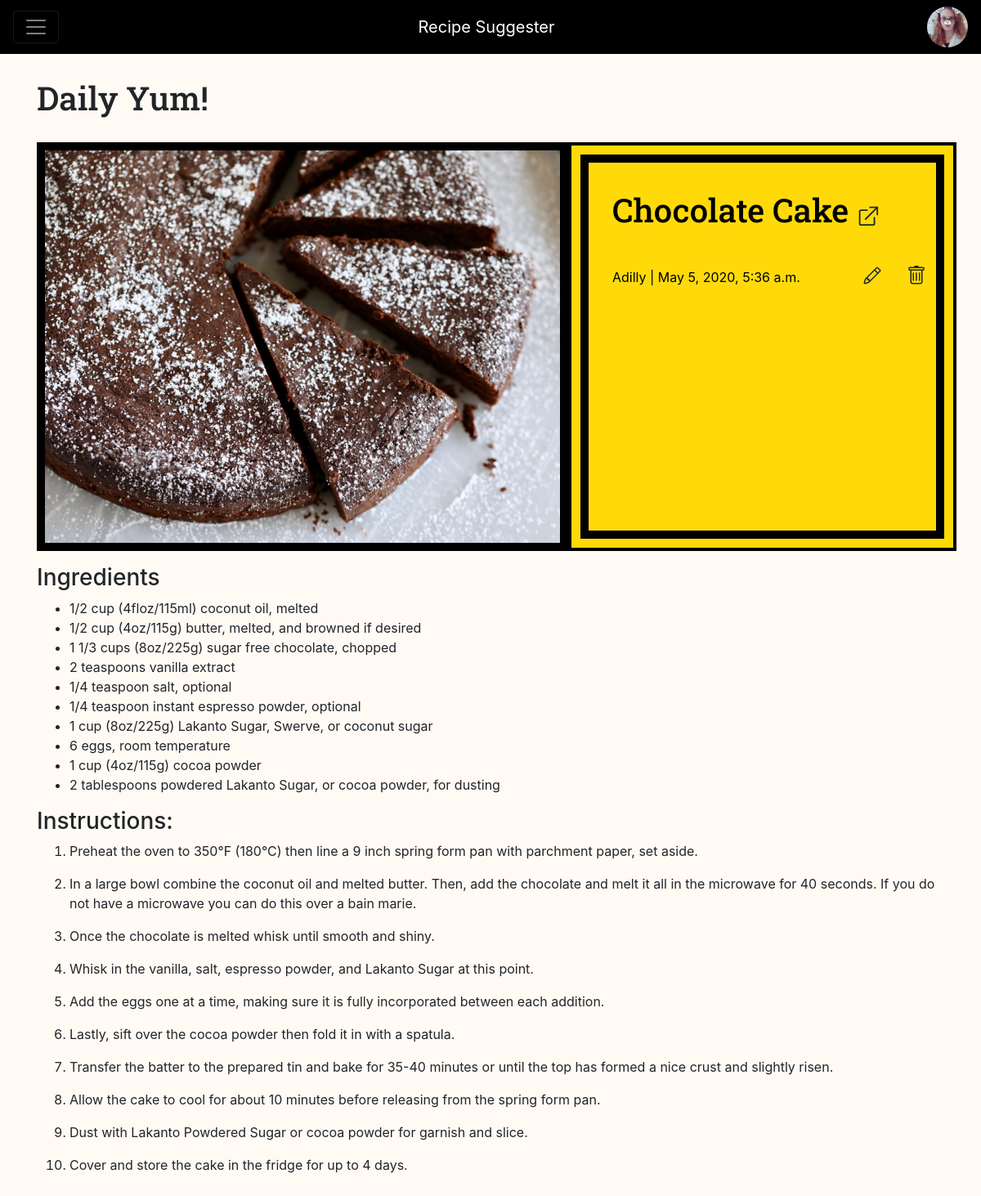
The app's page /recipe/36 (signed in) with its own data.
### recipe_app/models.py (models this page shows, shortened)
class UserProfileInfo(models.Model):
    user = models.OneToOneField(User, on_delete=models.CASCADE)
    profile_pic = models.ImageField(upload_to='images', blank=True)

class RecipePost(models.Model):
    author = models.ForeignKey('auth.User', on_delete=models.CASCADE)
    title = models.CharField(max_length=200)
    url = models.URLField(max_length=200, blank=True)
    image = models.ImageField(upload_to='recipe_images', blank=True)
    description = models.TextField(blank=True)
    ingredients = RichTextField(blank=True, null=True)
    create_date = models.DateTimeField(default=timezone.now())
    published_date = models.DateTimeField(blank=True, null=True)

### recipe_app/views.py (the view)
# urls.py: re_path(r'^recipe/(?P<pk>\d+)$', views.RecipePostDetailView.as_view(), name='recipepost_detail'),
class RecipePostDetailView(DetailView):
    model = RecipePost

### recipe_app/templates/recipe_app/recipepost_detail.html (shortened to what this page needs)
{% extends 'recipe_app/base.html' %}
{% block body_block %}
{% load static %}
<div class="container">
    {% if user.is_authenticated %}
        <div class="row">
            <div class="col-md-12">
                <h1 class="list-page-header">Daily Yum!</h1>
            </div>
        </div>
        <div class="row">
            <div class="col-lg-7 detail-image-div">
                {% if recipepost.image %}
                    <img class="recipe-detail-image" src="{{ recipepost.image.url }}">
                {% endif %}
            </div>
            <div class="col-lg-5 recipe-detail-text">
                <h1 class="list-page-header">{{ recipepost.title }} <a href="{{ recipepost.url }}" target="_blank" class="recipe-detail-url">
                </a></h1>
                <div class="row">
                    <div class="col-12 col-lg-8">
                        <p class="post-details">{{ recipepost.author }} | {{recipepost.create_date}}</p>
                    </div>
                    <div class="col-12 col-lg-4 text-center">
                        <a class="modify-button" href="{% url 'recipe_app:recipe_update' pk=recipepost.pk %}">
                        </a>
                        <a class="modify-button" href="{% url 'recipe_app:recipe_delete' pk=recipepost.pk %}">
                        </a>
                    </div>
                </div>
            </div>
        </div>
        <div class="row">
            <div class="col-lg-12">
                <p>{{ recipepost.ingredients|safe }}</p>
            </div>
        </div>
    {% endif %}
</div>
{% endblock %}

### recipe_app/templates/recipe_app/base.html (shortened to what this page needs)
{% load static %}
<!DOCTYPE html>
<html lang="en">
<head>
    <link rel=stylesheet href="{% static 'css/index.css' %}" type="text/css">
    <link rel="stylesheet" href="https://stackpath.bootstrapcdn.com/bootstrap/4.4.1/css/bootstrap.min.css">
</head>
<body>
    <div class="pos-f-t">
      <nav id="base-nav" class="navbar navbar-dark">
        <button class="navbar-toggler" type="button" data-toggle="collapse" data-target="#navbarToggleExternalContent" aria-controls="navbarToggleExternalContent" aria-expanded="false" aria-label="Toggle navigation">
          <span class="navbar-toggler-icon"></span>
        </button>
        <a class="navbar-brand nav-item" href="{% url 'recipe_app:index' %}">Recipe Suggester</a>
          <ul class="nav navbar-nav navbar-right nav-item">
            {% if user.is_authenticated %}
                <li>
                    {% if user.userprofileinfo.profile_pic %}
                        <a><img src="{{user.userprofileinfo.profile_pic.url}}" alt="Avatar" class="avatar"></a>
                    {% else %}
                        <a class="nav-item">Welcome {{ user.username }}</a>
                    {% endif %}
                </li>
            {% endif %}
        </ul>
      </nav>
    </div>
    <div>
       {% block body_block %}
        {% endblock %}
    </div>
</body>
</html>

### recipe_app/static/css/index.css (style rules this page uses)
body { background-color: #fffaf4 !important; padding-bottom: 40px; }
.avatar { vertical-align: middle; width: 50px; height: 50px; border-radius: 50%; object-fit: cover; }
#base-nav { background-color: black; color: white; }
.nav-item { color: white; text-decoration: none; }
h1 { font-family: 'Roboto Slab', serif; }
.list-page-header { margin-top: 30px; margin-bottom: 30px; }
.recipe-detail-image { width: 650px; height: 500px; object-fit: cover; border-style: solid; color: black; border-width: 10px; }
.recipe-detail-text { background-color: #ffda08; position: relative; width: auto; height: 500px; padding-left: 50px !important; padding-top: 25px; border: 4px; border-style: solid; color: black; outline: 10px solid black; outline-offset: -25px; }
.recipe-detail-url { color: #212529; font-size: 1.8rem; }
.modify-button { display: inline-block; font-weight: 600; color: #212529; text-align: center; vertical-align: middle; cursor: pointer; -webkit-user-select: none; -moz-user-select: none; -ms-user-select: none; user-select: none; border: 1px solid transparent; padding: .375rem .75rem; font-size: 1.5rem; line-height: 1.5; border-radius: .25rem; transition: color .15s ease-in-out,background-color .15s ease-in-out,border-color .15s ease-in-out,box-shadow .15s ease-in-out; background-color: transparent; }
.post-details { padding-top: 1rem; }

### records on screen
RecipePost: image (picture), title "Chocolate Cake", author "Adilly", create_date "May 5, 2020, 5:36 a.m.", ingredients "Ingredients 1/2 cup (4floz/115ml) coconut oil, melted 1/2 cup (4oz/115g) butter, melted, and browned if desired 1 1/3 cups (8oz/225g) sugar free chocolate, chopped 2 teaspoons vanilla extract 1/4 teaspoon salt, optional 1/4 teaspoon instant espresso powder, optional 1 cup (8oz/225g) Lakanto Sugar, Swerve, or coconut sugar 6 eggs, room temperature 1 cup (4oz/115g) cocoa powder 2 tablespoons powdered Lakanto Sugar, or cocoa powder, for dusting Instructions: Preheat the oven to 350°F (180°C) then line a 9 inch spring form pan with parchment paper, set aside. In a large bowl combine the coconut oil and melted butter. Then, add the chocolate and melt it all in the microwave for 40 seconds. If…"
